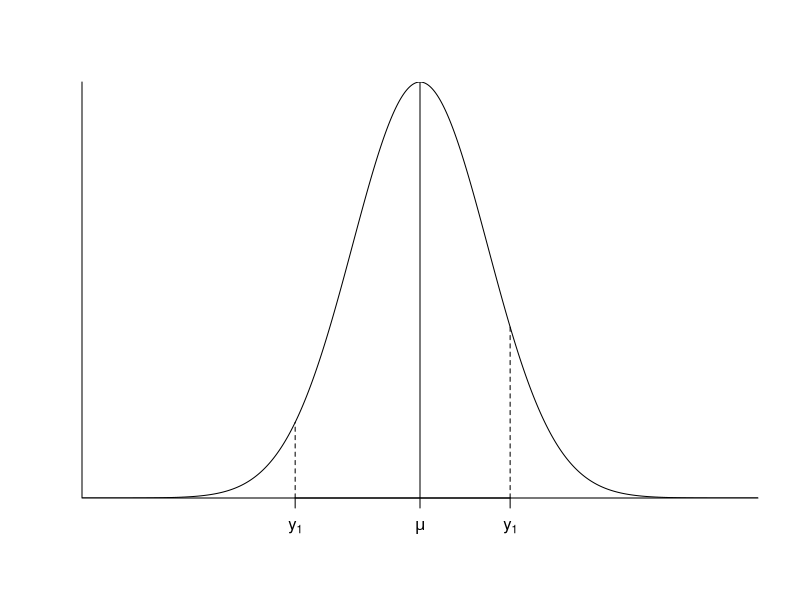
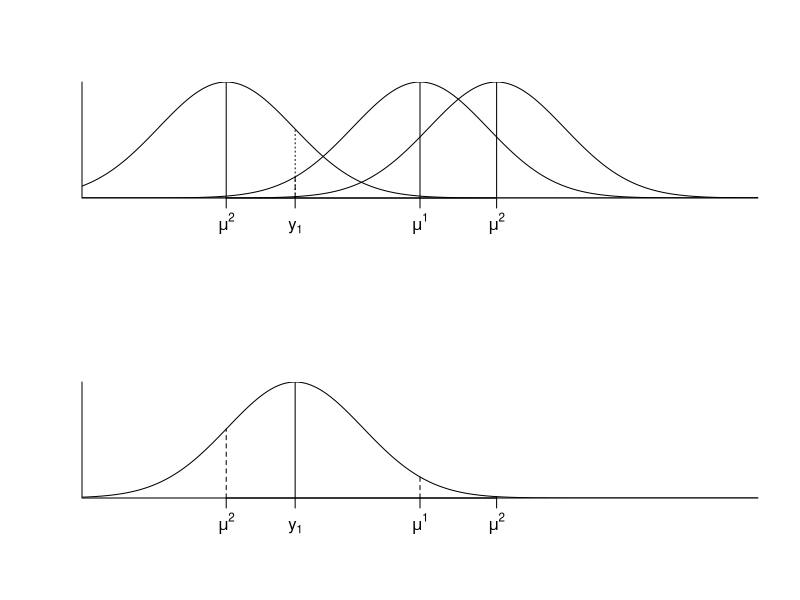
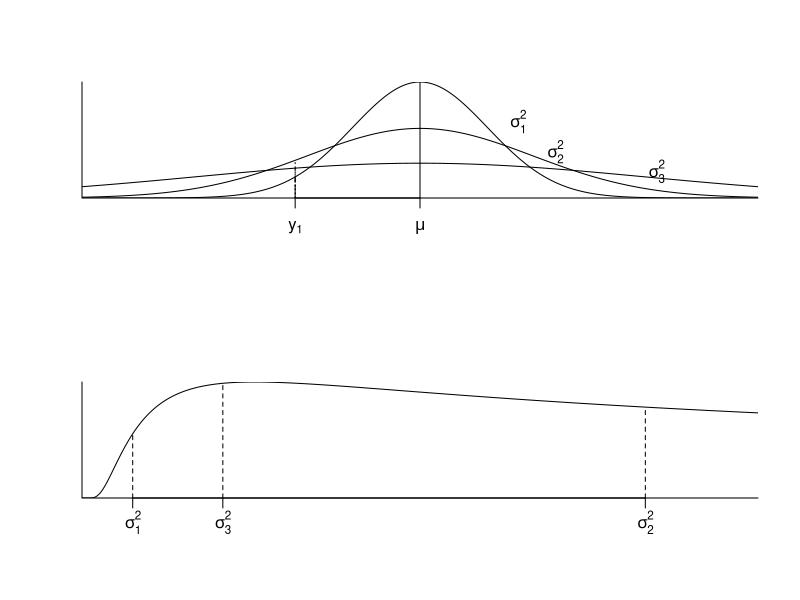

Recreate these plots in R, in order.
# Set working directory
setwd("~/Dropbox/Academics/Teaching/Econ211C/S2015/LectureNotes/_static/MLE/")

#######################################################################################
# Plot likelihood for normal data with unknown mean
#######################################################################################

# Generate the true normal density
mu = 10;
sig = 15;
xGrid = seq(mu-5*sig, mu+5*sig, length=10000)
trueDens = dnorm(xGrid, mu, sig)

# A couple of possible data values
y11 = 30;
y12 = -17.7;

# Plot the true normal distribution with possible data values
plot(xGrid, trueDens, type='l', xaxs='i', yaxs='i', xaxt='n', xlab='', ylab='',
	 yaxt='n', bty='L')
axis(1, labels=c(expression(mu), expression(y[1]), expression(y[1])),
     at=c(mu, y11, y12))
abline(v=mu)
segments(y11, 0, y11, dnorm(y11, mu, sig), lty=2)
segments(y12, 0, y12, dnorm(y12, mu, sig), lty=2)
dev.copy(png, file="densExample.png", height=8, width=10)
dev.off()

# Plot several densities for fixed data observation
mu1 = -33
mu2 = 27
dens1 = dnorm(xGrid, mu1, sig)
dens2 = dnorm(xGrid, mu2, sig)
par(mfrow=c(2,1))
plot(xGrid, trueDens, type='l', xaxs='i', yaxs='i', xaxt='n', xlab='', ylab='',
     yaxt='n', bty='L')
axis(1, labels=c(expression(mu^1), expression(mu^2), expression(mu^2), expression(y[1])),
     at=c(mu, mu1, mu2, y12))
lines(xGrid, dens1)
lines(xGrid, dens2)
abline(v=mu)
abline(v=mu1)
abline(v=mu2)
segments(y12, 0, y12, dnorm(y12, mu, sig), lty=2)
segments(y12, 0, y12, dnorm(y12, mu1, sig), lty=3)
segments(y12, 0, y12, dnorm(y12, mu2, sig), lty=4)

# Plot the resulting likelihood
like = dnorm(xGrid, y12, sig)
plot(xGrid, like, type='l', xaxs='i', yaxs='i', xaxt='n', xlab='', ylab='',
     yaxt='n', bty='L')
axis(1, labels=c(expression(mu^1), expression(mu^2), expression(mu^2), expression(y[1])),
     at=c(mu, mu1, mu2, y12))
abline(v=y12)
segments(mu, 0, mu, dnorm(mu, y12, sig), lty=2)
segments(mu1, 0, mu1, dnorm(mu1, y12, sig), lty=2)
segments(mu2, 0, mu2, dnorm(mu2, y12, sig), lty=2)
dev.copy(pdf, file="likeExample.pdf", height=10, width=8)
dev.off()

#######################################################################################
# Plot likelihood for normal data with unknown sd
#######################################################################################

# Plot several densities for fixed data observation
sig1 = 50
sig2 = 25
dens1 = dnorm(xGrid, mu, sig1)
dens2 = dnorm(xGrid, mu, sig2)
par(mfrow=c(2,1))
yMax = max(max(trueDens), max(dens1), max(dens2))
plot(xGrid, trueDens, type='l', xaxs='i', yaxs='i', xaxt='n', xlab='', ylab='',
     yaxt='n', bty='L', ylim=c(0,yMax))
axis(1, labels=c(expression(mu), expression(y[1])), at=c(mu, y12))
lines(xGrid, dens1)
lines(xGrid, dens2)
abline(v=mu)
segments(y12, 0, y12, dnorm(y12, mu, sig), lty=2)
segments(y12, 0, y12, dnorm(y12, mu, sig1), lty=3)
segments(y12, 0, y12, dnorm(y12, mu, sig2), lty=4)
xDist = max(xGrid)-mu
text(c(mu+0.29*xDist, mu+0.4*xDist, mu+0.7*xDist), c(0.66, 0.4, 0.23)*yMax,
     labels=c(expression(sigma[1]^2), expression(sigma[2]^2), expression(sigma[3]^2)))

# Plot the resulting likelihood (which is an inverse gamma)
alpha = -0.5
beta = ((y12 - mu)^2)/2
scale = 1/sqrt(2*pi)
sigGrid = seq(0.01,3000,length=10000)
like = scale*(sigGrid^(-alpha-1))*exp(-beta/sigGrid)
likeTrue = scale*(sig^(-2*alpha-2))*exp(-beta/sig^2)
like1 = scale*(sig1^(-2*alpha-2))*exp(-beta/sig1^2)
like2 = scale*(sig2^(-2*alpha-2))*exp(-beta/sig2^2)
plot(sigGrid, like, type='l', xaxs='i', yaxs='i', xaxt='n', xlab='', ylab='',
     yaxt='n', bty='L')
axis(1, labels=c(expression(sigma[1]^2), expression(sigma[2]^2), expression(sigma[3]^2)),
     at=c(sig^2, sig1^2, sig2^2))
segments(sig^2, min(like), sig^2, likeTrue, lty=2)
segments(sig1^2, min(like), sig1^2, like1, lty=2)
segments(sig2^2, min(like), sig2^2, like2, lty=2)
dev.copy(pdf, file="likeExample2.pdf", height=10, width=8)
dev.off()
